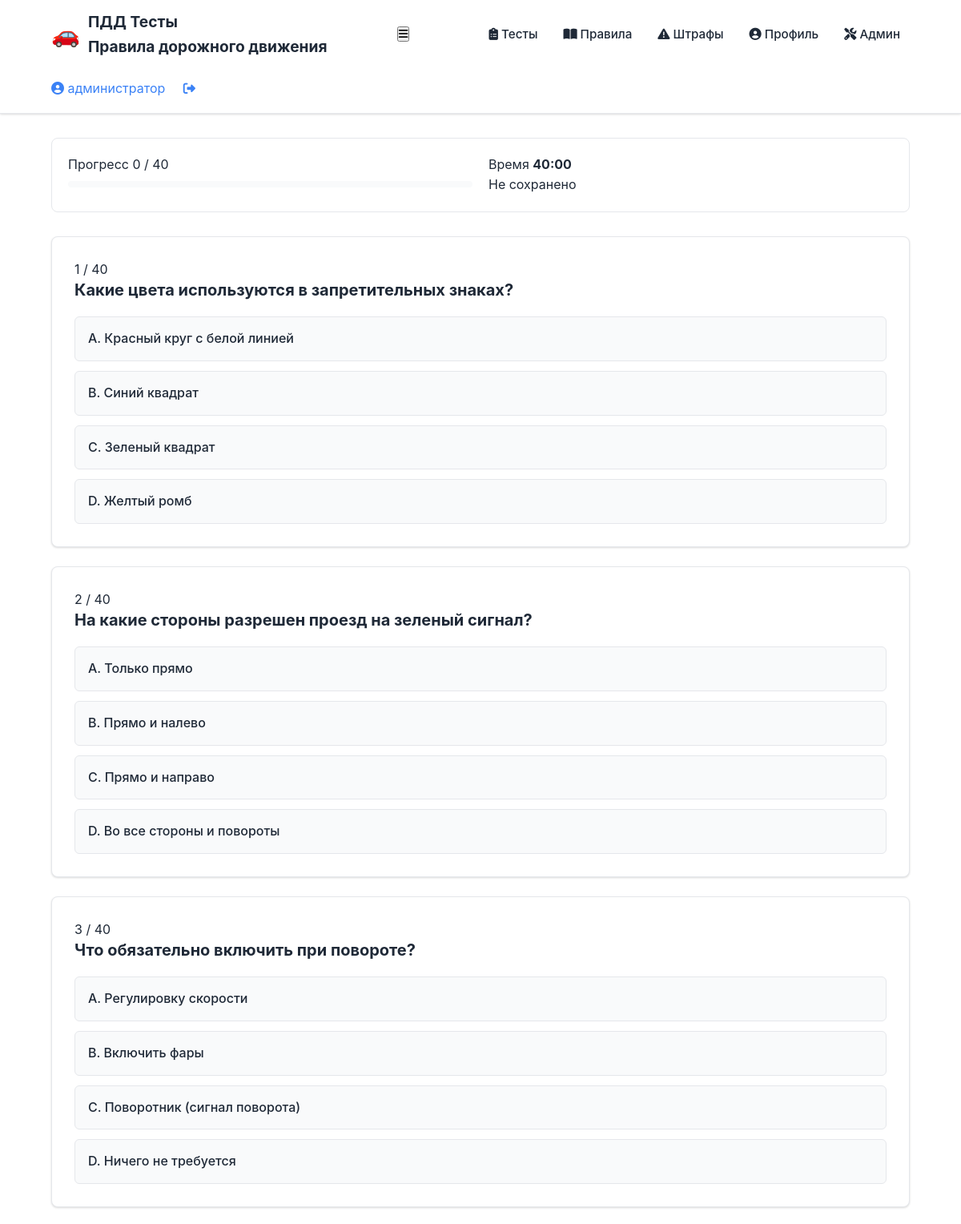
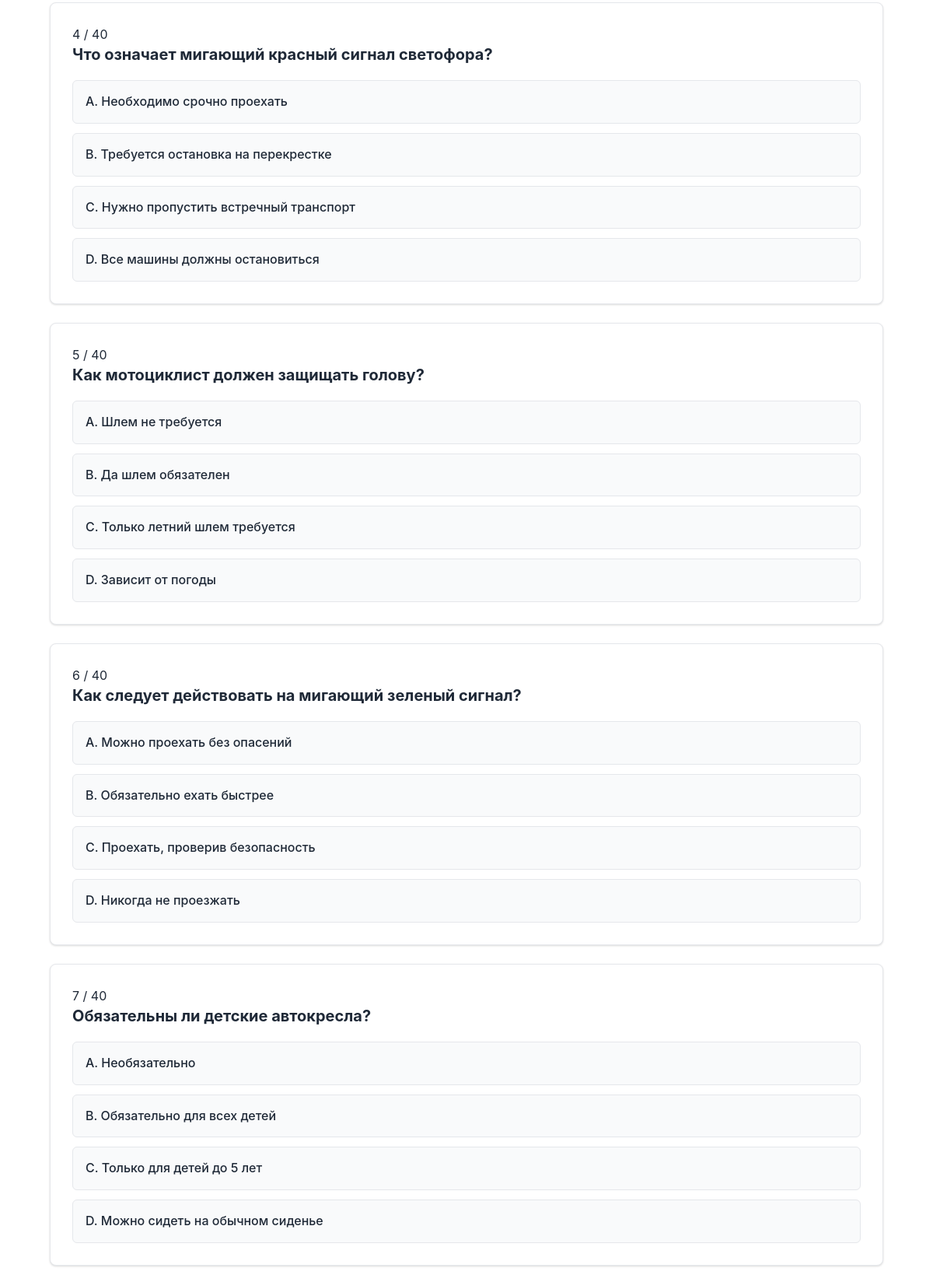
/start_test/1 (signed in, upper part), run on the app's committed database (2 pictures, top to bottom).
### tables this page shows
CREATE TABLE questions (
    id INTEGER PRIMARY KEY AUTOINCREMENT,
    test_id INTEGER NOT NULL,
    question_text TEXT NOT NULL,
    option_a TEXT NOT NULL,
    option_b TEXT NOT NULL,
    option_c TEXT NOT NULL,
    option_d TEXT NOT NULL,
    correct_option TEXT NOT NULL,
    explanation TEXT,
    category TEXT,
    difficulty TEXT,
    FOREIGN KEY(test_id) REFERENCES tests(id)
);

### app.py (the view)
@app.route('/start_test/<int:set_id>')
def start_test(set_id):
    if not session.get('premium'):
        flash('40-вопросный тест доступен только премиум-пользователям. Перейдите в профиль для оплаты.')
        return redirect(url_for('dashboard'))
    conn = get_db_connection()
    ts = conn.execute('SELECT * FROM test_sets WHERE id = ?', (set_id,)).fetchone()
    conn.close()
    if not ts:
        flash('Тест не найден')
        return redirect(url_for('tests_list'))
    cat = ts['category'] if ts['category'] else 'all'
    if cat == 'all':
        questions = get_random_questions(limit=40)
    else:
        conn = get_db_connection()
        q = conn.execute('SELECT * FROM questions WHERE category = ? ORDER BY RANDOM() LIMIT ?', (cat, 40)).fetchall()
        conn.close()
        if len(q) < 40:
            questions = get_random_questions(limit=40)
        else:
            questions = q
    return render_template('test.html', questions=questions, test_set=ts)

### app.py (called while the page is built)
def get_db_connection():
    conn = sqlite3.connect(DB_PATH)
    conn.row_factory = sqlite3.Row
    return conn

def get_random_questions(limit=40):
    conn = get_db_connection()
    cursor = conn.cursor()
    cursor.execute("SELECT * FROM questions ORDER BY RANDOM() LIMIT ?", (limit,))
    questions = cursor.fetchall()
    conn.close()
    return questions

### templates/test.html (shortened to what this page needs)
{% extends 'base.html' %}
{% block content %}
<section class="test-board">
  <div class="test-topbar">
    <div class="test-progress-wrap">
      <div class="test-progress-info">
        <span class="progress-title">Прогресс</span>
        <span id="progressText">0 / 0</span>
      </div>
      <div class="progress-bg">
      </div>
    </div>
    <div class="test-timer-wrap">
      <div class="timer-card">
        <span>Время</span>
        <strong id="timer">40:00</strong>
      </div>
      <div class="autosave-status" id="autosaveStatus">Не сохранено</div>
    </div>
  </div>
  <form id="testForm" method="post" action="/submit" data-total-questions="{{ questions|length }}">
    {% for q in questions %}
      <section class="question-card">
        <div class="question-header">
          <span class="question-index">{{ loop.index }} / {{ questions|length }}</span>
          <h2 class="question-title">{{ q['question_text'] }}</h2>
        </div>
        <div class="options-grid">
          <label class="option-card">
            <span class="option-label">A. {{ q['option_a'] }}</span>
          </label>
          <label class="option-card">
            <span class="option-label">B. {{ q['option_b'] }}</span>
          </label>
          <label class="option-card">
            <span class="option-label">C. {{ q['option_c'] }}</span>
          </label>
          <label class="option-card">
            <span class="option-label">D. {{ q['option_d'] }}</span>
          </label>
        </div>
      </section>
    {% endfor %}
  </form>
</section>
{% endblock %}

### static/style.css (style rules this page uses)
:root { --bg: #ffffff; --card: #ffffff; --surface: #f9fafb; --primary: #3b82f6; --accent: #10b981; --danger: #ef4444; --success: #22c55e; --text: #1f2937; --muted: #6b7280; --border: #e5e7eb; --shadow: 0 1px 2px rgba(0, 0, 0, 0.05), 0 1px 3px rgba(0, 0, 0, 0.1); }
* { box-sizing: border-box; margin: 0; padding: 0; }
body { font-family: -apple-system, BlinkMacSystemFont, 'Segoe UI', Roboto, 'Helvetica Neue', Arial, sans-serif; font-size: 16px; line-height: 1.6; color: var(--text); background: var(--bg); }
.test-topbar { display: flex; justify-content: space-between; gap: 20px; padding: 20px; background: var(--card); border: 1px solid var(--border); border-radius: 8px; margin-bottom: 30px; flex-wrap: wrap; }
.test-progress-wrap, .test-timer-wrap { flex: 1; min-width: 200px; }
.progress-bg { background: var(--surface); border-radius: 4px; height: 8px; overflow: hidden; margin-top: 8px; }
.question-card { background: var(--card); border: 1px solid var(--border); border-radius: 8px; padding: 28px; margin-bottom: 24px; box-shadow: var(--shadow); }
.question-title { font-size: 1.25rem; font-weight: 700; margin-bottom: 20px; color: var(--text); }
.options-grid { display: grid; gap: 12px; }
.option-card { display: block; padding: 14px 16px; border: 1px solid var(--border); border-radius: 6px; background: var(--surface); cursor: pointer; transition: all 0.2s ease; text-align: left; }
.option-label { display: block; color: var(--text); font-weight: 500; }
body { display: flex; flex-direction: column; min-height: 100vh; }
h1, h2, h3 { margin-bottom: 16px; color: var(--text); line-height: 1.3; }
h2 { font-size: 1.5rem; font-weight: 700; }

### data on the page
questions: questions "40", question_text "Какие цвета используются в запретительных знаках?", option_a "Красный круг с белой линией", option_b "Синий квадрат", option_c "Зеленый квадрат", option_d "Желтый ромб"
questions: questions "40", question_text "На какие стороны разрешен проезд на зеленый сигнал?", option_a "Только прямо", option_b "Прямо и налево", option_c "Прямо и направо", option_d "Во все стороны и повороты"
questions: questions "40", question_text "Что обязательно включить при повороте?", option_a "Регулировку скорости", option_b "Включить фары", option_c "Поворотник (сигнал поворота)", option_d "Ничего не требуется"
questions: questions "40", question_text "Что означает мигающий красный сигнал светофора?", option_a "Необходимо срочно проехать", option_b "Требуется остановка на перекрестке", option_c "Нужно пропустить встречный транспорт", option_d "Все машины должны остановиться"
questions: questions "40", question_text "Как мотоциклист должен защищать голову?", option_a "Шлем не требуется", option_b "Да шлем обязателен", option_c "Только летний шлем требуется", option_d "Зависит от погоды"
questions: questions "40", question_text "Как следует действовать на мигающий зеленый сигнал?", option_a "Можно проехать без опасений", option_b "Обязательно ехать быстрее", option_c "Проехать, проверив безопасность", option_d "Никогда не проезжать"
questions: questions "40", question_text "Обязательны ли детские автокресла?", option_a "Необязательно", option_b "Обязательно для всех детей", option_c "Только для детей до 5 лет", option_d "Можно сидеть на обычном сиденье"

### other printed values
{{ session.username }} "администратор"
